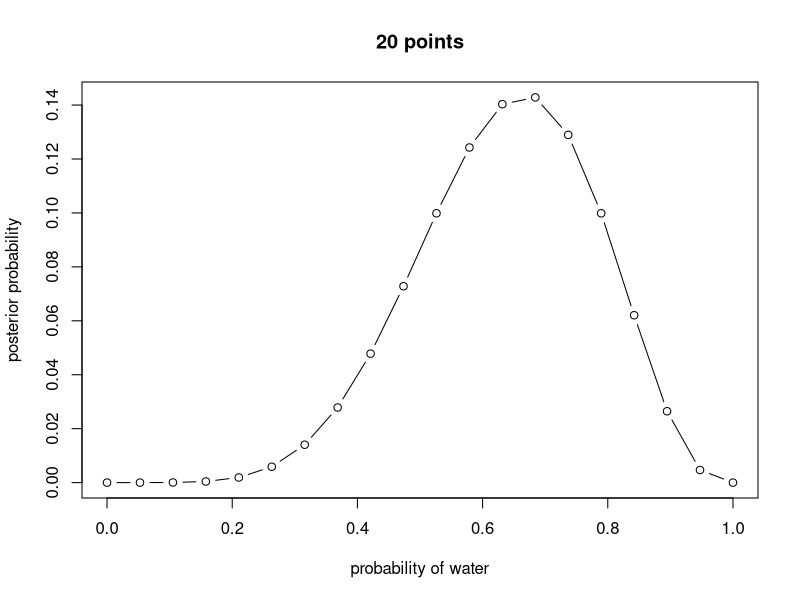

The R script that drew this image:
setwd("/home/akaier/Studying_Playground/Bayesian_Statistics")

# Probability of 6 successes from 9 trails according to the binomial distribution
dbinom(6, 9, 1/2)

# Grid approximation for bayesian inference about the proportion of water on the globe
# from a small sample of ß observations WLWWWLWLW

# Define the grid
p_grid <- seq(from = 0, to = 1, length.out = 20) # Seperating the whole spectrum in 20 discrete points
# Define the prior
prior <- rep(1, 20) # Uniform distribution on the whole grid
# Compute likelihood at each value in grid
likelihood <- dbinom(6, size = 9, prob = p_grid)
# Compute product of likelihood and prior
unstd.posterior <- (likelihood * prior)
# Compute the standarized posterioe
posterior <- unstd.posterior/sum(unstd.posterior)

# Plotting the results
plot(p_grid, posterior, type="b",
     xlab="probability of water", ylab="posterior probability", main = "20 points")